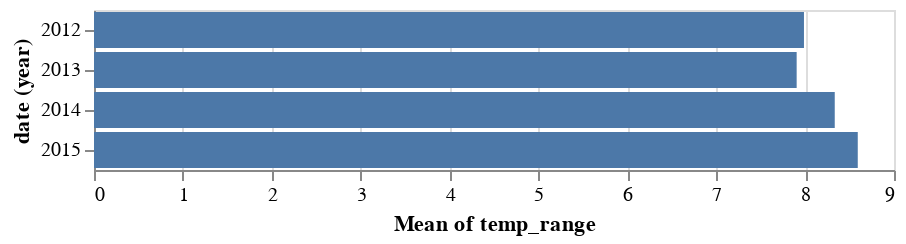

Notebook source saved alongside this figure:
### Code cell
alt.Chart(df).mark_bar().encode(
    x='mean(temp_range):Q',
    y='year(date):O'
).transform_calculate(
    temp_range="datum.temp_max-datum.temp_min"
)

### Figure 1 — Vega-Lite specification as saved in the notebook (floating-point values rounded to 4 significant figures; data arrays with more than 128 entries replaced by an {"elided": "..."} marker saying what was removed)
{"config": {"view": {"continuousWidth": 400, "continuousHeight": 300}}, "data": {"name": "data-830c39fec90146253fb06a06c26374ef"}, "mark": "bar", "encoding": {"x": {"type": "quantitative", "aggregate": "mean", "field": "temp_range"}, "y": {"type": "ordinal", "field": "date", "timeUnit": "year"}}, "transform": [{"calculate": "datum.temp_max-datum.temp_min", "as": "temp_range"}], "$schema": "https://vega.github.io/schema/vega-lite/v4.8.1.json", "datasets": {"data-830c39fec90146253fb06a06c26374ef": {"elided": "1461 records"}}}
